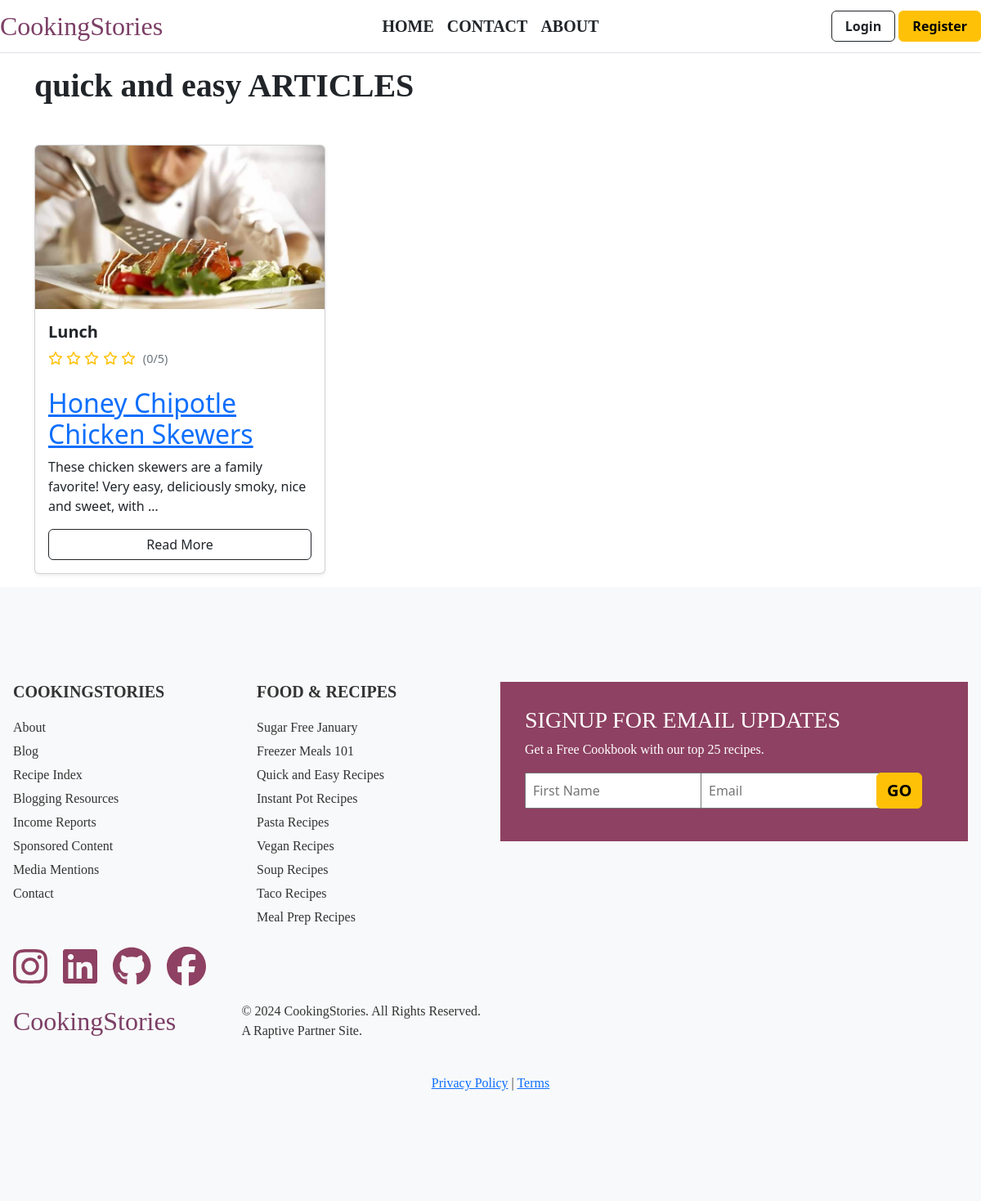
The app's page /topic/7/, older data.
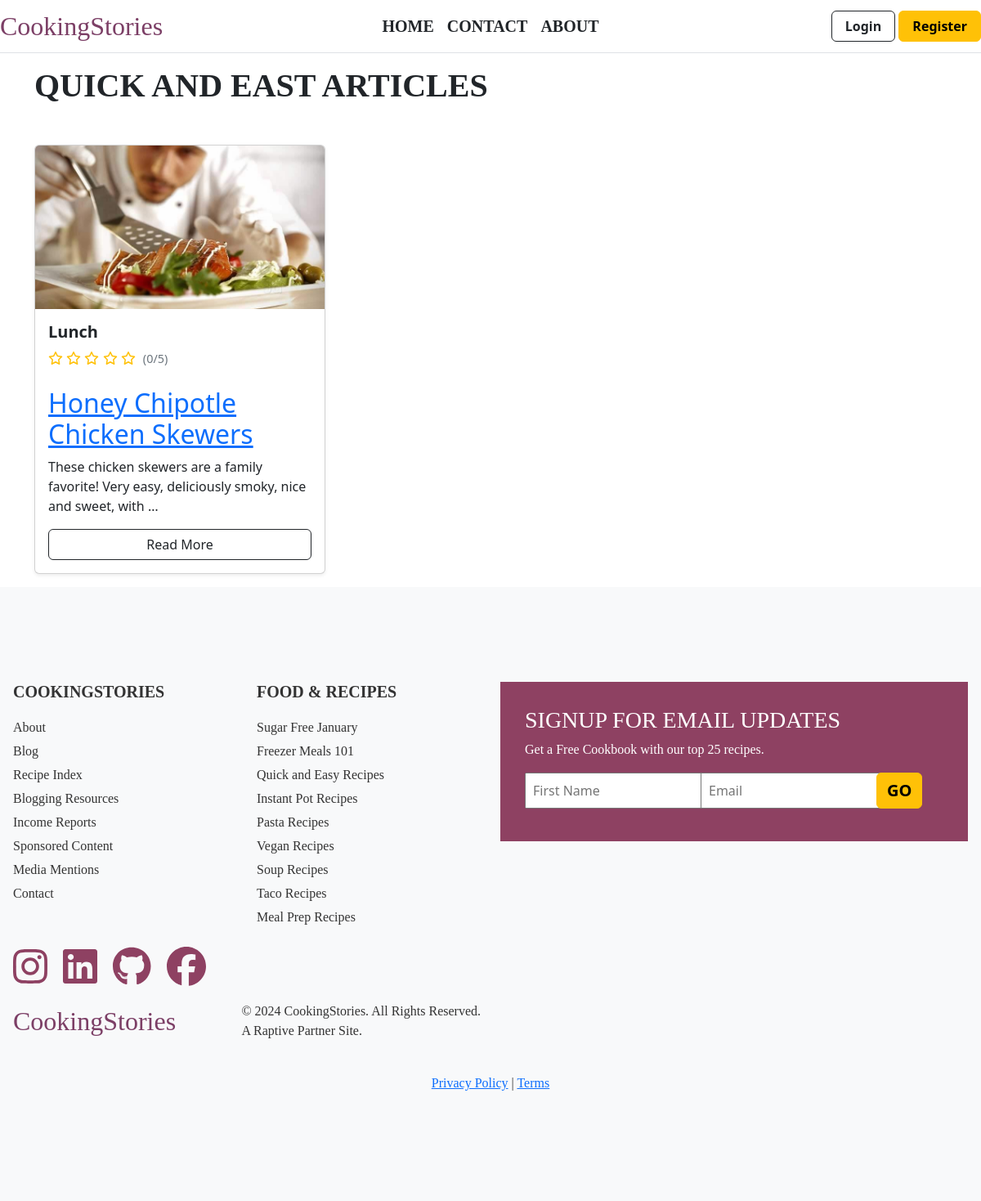
The same page, newer data.
### CookingStories/models.py (models this page shows, shortened)
class Topic(models.Model):
    name = models.CharField(max_length=50)
    image = models.ImageField(upload_to='articles/images/', blank=True, null=True)

class Article(models.Model):
    title = models.CharField("Article title", max_length=100)
    image = models.ImageField("Article image", upload_to="articles/images",)
    content = RichTextField()
    topic = models.ForeignKey(Topic, on_delete=models.CASCADE)
    created_at = models.DateTimeField(auto_now=True,)
    rating = models.FloatField(default=0)  # Average rating
    rating_count = models.IntegerField(default=0)  # Number of ratings
    author = models.ForeignKey("auth.User", on_delete=models.CASCADE)
    likes = models.PositiveIntegerField("Total likes", default=0)
    author_image = models.ImageField("Author image", upload_to='authors/',)  # New field for author's image

### CookingStories/views.py (the view)
# urls.py: path('topic/<int:topic_id>/', views.topic_articles, name='topic_articles'),
def topic_articles(request, topic_id):
    topic = get_object_or_404(Topic, id=topic_id)
    articles = Article.objects.filter(topic=topic)
    return render(request, 'Cookingstories/articles_by_topic.html', {'topic': topic, 'articles': articles})

### templates/Cookingstories/articles_by_topic.html (shortened to what this page needs)
{% extends 'layout/base.html' %}
{% block content %}
<div class="container my-3">
    <h1 class=" e-topic mb-5">{{ topic.name }} ARTICLES</h1>
    <div class="row g-4">
        {% for article in articles %}
        <div class="col-12 col-md-6 col-lg-4">
            <div class="card h-100 shadow-sm hover-card">
                <img src="{{ article.image.url }}" class="card-img-top article-image" alt="{{ article.title }}">
                <div class="card-body d-flex flex-column">
                    <h5 class="card-title">{{ article.title }}</h5>
                    <div class="star-rating mb-2" data-article-id="{{ article.id }}">
                        {% for i in "12345"|make_list %}
                        <i class="far fa-star" data-rating="{{ forloop.counter }}"></i>
                        {% endfor %}
                        <span class="rating-value">({{ article.rating|default:"0" }}/5)</span>
                    </div>
                    <p class="card-text flex-grow-1">{{ article.content|safe|truncatewords:20 }}</p>
                    <a href="{% url 'detail' article.id %}" class="btn btn-outline-dark mt-auto">Read More</a>
                </div>
            </div>
        </div>
        {% empty %}
        <div class="col-12">
            <p class="text-center">No articles available for this topic.</p>
        </div>
        {% endfor %}
    </div>
</div>
{% endblock %}

### templates/layout/base.html (shortened to what this page needs)
<!doctype html>
<html lang="en">
<head>
  <link href="https://cdn.jsdelivr.net/npm/bootstrap@5.3.2/dist/css/bootstrap.min.css" rel="stylesheet"
>
    <link rel="stylesheet" href="https://cdnjs.cloudflare.com/ajax/libs/bootstrap-icons/1.11.2/font/bootstrap-icons.min.css" />
    <link rel="stylesheet" href="https://cdnjs.cloudflare.com/ajax/libs/font-awesome/5.15.1/css/all.min.css">
</head>
<body>
  <header>
   {% include 'components/header.html' %}
  </header>
  <main>
    {% block content %}
    {% endblock content %}
  </main>
    <footer>
     {% include 'components/footer.html' %}
    </footer>
<link href="https://cdn.jsdelivr.net/npm/bootstrap@5.3.0-alpha1/dist/css/bootstrap.min.css" rel="stylesheet">
</body>
</html>

### templates/components/header.html (shortened to what this page needs)
<header class="d-flex flex-wrap align-items-center justify-content-between py-2 border-bottom">
    <div class="col-12 col-md-3 text-center text-md-start mb-2 mb-md-0">
        <a href="/" class="house text-decoration-none">
            CookingStories
        </a>
    </div>
    <div class="col-12 col-md-6 d-flex justify-content-center mb-2 mb-md-0">
        <ul class="nav justify-content-center justify-content-md-end fw-bold uppercase fs-5">
            <li class="nav-item"><a href="{% url 'home' %}" class="nav-link   text-dark  px-2">HOME</a></li>
            <li class="nav-item"><a href="{% url 'contact' %}" class="nav-link text-dark  px-2">CONTACT</a></li>
            <li class="nav-item"><a href="{% url 'about' %}" class="nav-link  text-dark  px-2">ABOUT</a></li>
        </ul>
    </div>
    <div class="col-12 col-md-3 text-center text-md-end">
        {% if user.is_authenticated %}
        <div class="dropdown">
            <button class="btn btn-success px-3 fs-6 align-items-center dropdown-toggle" type="button" id="userDropdown"
                data-bs-toggle="dropdown" aria-expanded="false">
                {{ user.username|title }}
            </button>
            <ul class="dropdown-menu dropdown-menu-end" aria-labelledby="userDropdown">
                {% if user.is_superuser %}
                <li><a class="dropdown-item" href="{% url 'admin:index' %}">Dashboard</a></li>
                {% endif %}
                <li><a class="dropdown-item" href="{% url 'my_articles' %}">My articles</a></li>
                <li><a class="dropdown-item" href="{% url 'add' %}">Create</a></li>
                <li><a class="dropdown-item" href="{% url 'logout' %}">Logout</a></li>
            </ul>
        </div>
        {% else %}
        <a href="{% url 'login' %}" class="btn btn-outline-dark text-decoration-none fs-6 px-3 fw-bold">Login</a>
        <a href="{% url 'register' %}" class="btn btn-warning text-decoration-none fs-6 px-3 fw-bold">Register</a>
        {% endif %}
    </div>
</header>

### templates/components/footer.html (shortened to what this page needs)
<footer>
  <div class="p-3">
    <div class="row">
      <div class="col-md-3 ">
        <h5 class="footer-heading">COOKINGSTORIES</h5>
        <ul class="footer-list">
          <li><a href="#">About</a></li>
          <li><a href="#">Blog</a></li>
          <li><a href="#">Recipe Index</a></li>
          <li><a href="#">Blogging Resources</a></li>
          <li><a href="#">Income Reports</a></li>
          <li><a href="#">Sponsored Content</a></li>
          <li><a href="#">Media Mentions</a></li>
          <li><a href="#">Contact</a></li>
        </ul>
      </div>
      <div class="col-md-3 ">
        <h5 class="footer-heading">FOOD & RECIPES</h5>
        <ul class="footer-list">
          <li><a href="#">Sugar Free January</a></li>
          <li><a href="#">Freezer Meals 101</a></li>
          <li><a href="#">Quick and Easy Recipes</a></li>
          <li><a href="#">Instant Pot Recipes</a></li>
          <li><a href="#">Pasta Recipes</a></li>
          <li><a href="#">Vegan Recipes</a></li>
          <li><a href="#">Soup Recipes</a></li>
          <li><a href="#">Taco Recipes</a></li>
          <li><a href="#">Meal Prep Recipes</a></li>
        </ul>
      </div>
      <div class="col-md-6">
        <div class="signup-section mb-4">
          <h3>SIGNUP FOR EMAIL UPDATES</h3>
          <p>Get a Free Cookbook with our top 25 recipes.</p>
          <form method="post" class="row g-1">
            <div class="col-sm-5">
              <input type="text" class="form p-2" placeholder="First Name">
            </div>
            <div class="col-sm-5">
              <input type="email" class="form p-2" placeholder="Email">
            </div>
            <div class="col-sm-2">
              <button type="submit" class="btn footer-button fs-5 fw-bold btn-warning">GO</button>
            </div>
          </form>
        </div>
      </div>
    </div>
    <div class="row d-flex mt-2">
      <div class="col-md-6">
        <div class="social-icons mb-3">
          <a href="#"><i class="fab fa-2x fa-instagram"></i></a>
          <a href="#"><i class="fab fa-2x fa-linkedin"></i></a>
          <a href="#"><i class="fab fa-2x fa-github"></i></a>
          <a href="#"><i class="fab fa-2x fa-facebook"></i></a>
        </div>
        <div class="home_title d-flex justify-content-between">
          <a href="/" class="house text-decoration-none">
            CookingStories
          </a>
          <p>&copy; 2024 CookingStories. All Rights Reserved.<br>A Raptive Partner Site.</p>
        </div>
      </div>
    </div>
    <div class="row mt-4">
      <div class="col-12 text-center">
        <p><a href="#">Privacy Policy</a> | <a href="#">Terms</a></p>
      </div>
    </div>
  </div>
</footer>

### templates/Cookingstories/articles_by_topic.html (style rules this page uses)
.hover-card { transition: transform 0.3s ease-in-out; }
.article-image { height: 200px; object-fit: cover; }
h1 { color: #333; font-weight: 700; }
.card-title { font-weight: 600; color: #2c3e50; }
.card-text { color: #7f8c8d; }
.star-rating { color: #ffc107; cursor: pointer; }
.star-rating .fa-star { transition: color 0.2s; }
.rating-value { color: #6c757d; font-size: 0.9em; margin-left: 5px; }
.e-topic { font-family: Bitter, Georgia, Cambria, Times New Roman, Times, serif; font-weight: bold; position: relative; display: inline-block; }
.e-topic::after { content: ''; position: absolute; width: 100%; height: 2px; background-color: #333; bottom: -5px; left: 0; transform: scaleX(0); transform-origin: bottom right; transition: transform 0.3s ease-in-out; }

### templates/components/header.html (style rules this page uses)
.nav-link { font-family: Arvo, Georgia, Cambria, Times New Roman, Times, serif; }
.house { color: rgb(124, 63, 102); font-size: 2.5rem; font-family: Bitter, Georgia, Cambria, Times New Roman, Times, serif; }
.nav-item { font-family: Bitter, Georgia, Cambria, Times New Roman, Times, serif; font-weight: bold; position: relative; display: inline-block; }
.nav-item::after { content: ''; position: absolute; width: 100%; height: 2px; background-color: #333; bottom: 8px; left: 0; transform: scaleX(0); transform-origin: bottom right; transition: transform 0.3s ease-in-out; }

### templates/components/footer.html (style rules this page uses)
footer { background-color: #f8f9fa; padding: 50px 0; color: #333; }
footer p { font-family: Bitter, Georgia, Cambria, Times New Roman, Times, serif; }
.footer-heading { font-weight: bold; margin-bottom: 20px; font-family: Bitter, Georgia, Cambria, Times New Roman, Times, serif; }
h3 { font-family: Bitter, Georgia, Cambria, Times New Roman, Times, serif; }
.footer-list { list-style-type: none; padding: 0; }
.footer-list li { margin-bottom: 5px; font-family: Bitter, Georgia, Cambria, Times New Roman, Times, serif; }
.footer-list a { color: #333; text-decoration: none; }
.signup-section { background-color: #8e4162; color: white; padding: 30px; }
.social-icons a { color: #8e4162; font-size: 24px; margin-right: 15px; }
.house { color: rgb(124, 63, 102); font-size: 2rem; font-family: Bitter, Georgia, Cambria, Times New Roman, Times, serif; }
.footer-button { margin-bottom: 10px; padding: 10px; cursor: pointer; }

Row changes from the older to the newer data that the page shows:
changed Topic: name "quick and easy" → "QUICK AND EAST"
